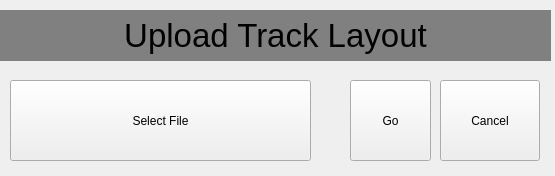
<?xml version="1.0" encoding="UTF-8"?>
<ui version="4.0">
 <class>MainWindow</class>
 <widget class="QMainWindow" name="MainWindow">
  <property name="geometry">
   <rect>
    <x>0</x>
    <y>0</y>
    <width>555</width>
    <height>176</height>
   </rect>
  </property>
  <property name="windowTitle">
   <string>MainWindow</string>
  </property>
  <widget class="QWidget" name="centralwidget">
   <widget class="QLabel" name="UploadHeading">
    <property name="geometry">
     <rect>
      <x>0</x>
      <y>10</y>
      <width>551</width>
      <height>51</height>
     </rect>
    </property>
    <property name="styleSheet">
     <string notr="true">font-size: 25pt; background-color: grey</string>
    </property>
    <property name="text">
     <string>Upload Track Layout</string>
    </property>
    <property name="alignment">
     <set>Qt::AlignCenter</set>
    </property>
   </widget>
   <widget class="QPushButton" name="pushButton">
    <property name="geometry">
     <rect>
      <x>350</x>
      <y>80</y>
      <width>81</width>
      <height>81</height>
     </rect>
    </property>
    <property name="text">
     <string>Go</string>
    </property>
   </widget>
   <widget class="QPushButton" name="pushButton_2">
    <property name="geometry">
     <rect>
      <x>440</x>
      <y>80</y>
      <width>100</width>
      <height>81</height>
     </rect>
    </property>
    <property name="text">
     <string>Cancel</string>
    </property>
   </widget>
   <widget class="QPushButton" name="pushButton_3">
    <property name="geometry">
     <rect>
      <x>10</x>
      <y>80</y>
      <width>301</width>
      <height>81</height>
     </rect>
    </property>
    <property name="text">
     <string>Select File</string>
    </property>
   </widget>
  </widget>
 </widget>
 <resources/>
 <connections/>
</ui>
